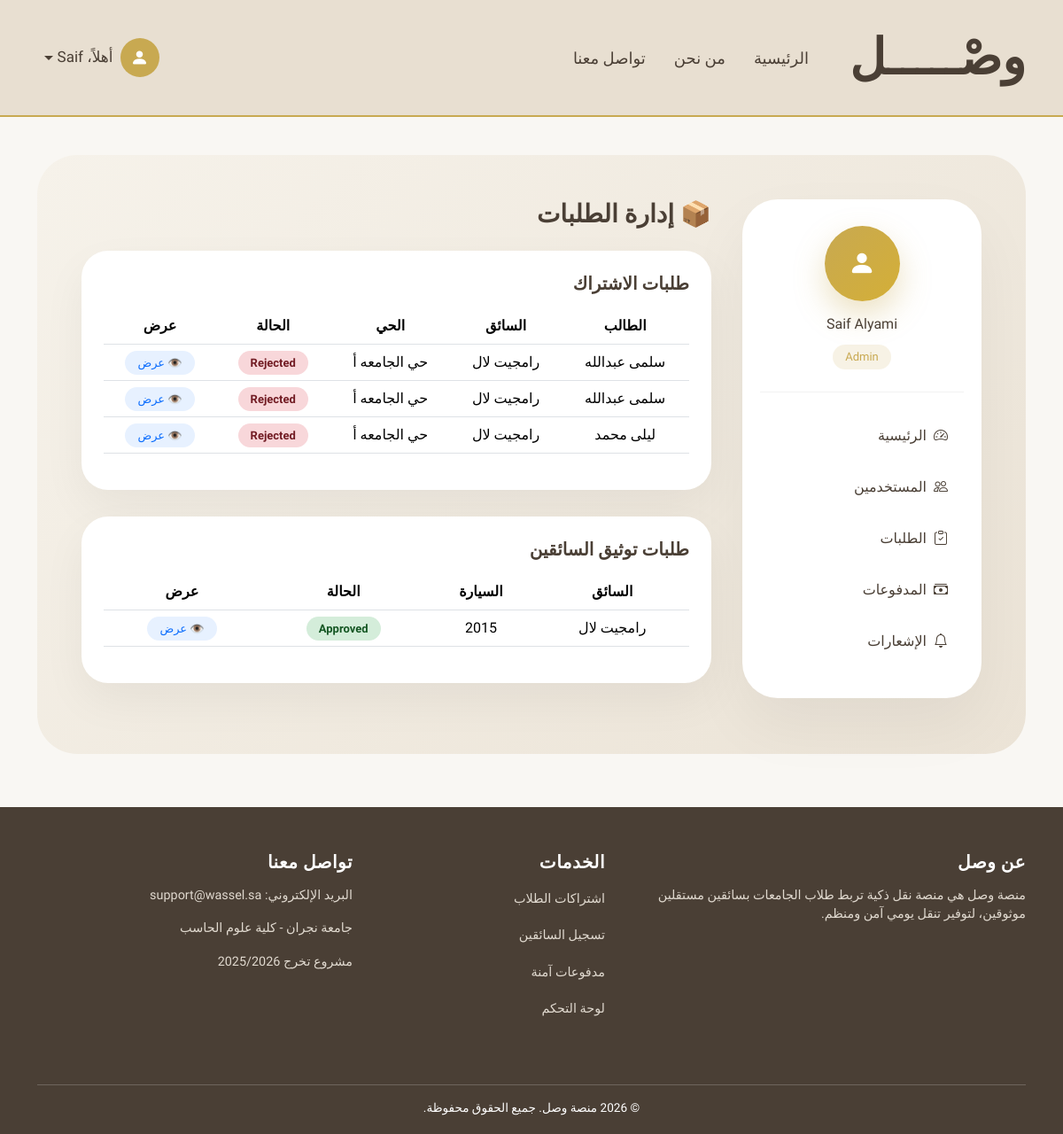
The page /admin-panel/requests/ (signed in) on the database its author committed.
### accounts/models.py (models this page shows, shortened)
class User(AbstractUser):
    username = None  # حذفنا username رسميًا
    ROLE_CHOICES = (
        ('student', 'طالب'),
        ('driver', 'سائق'),
        ('admin', 'مدير'),  # 🔥 الجديد
    )
    STATUS_CHOICES = (
        ('active', 'Active'),
        ('banned', 'Banned'),
    )
    ADMIN_LEVELS = (
        (1, "Super Admin"),
        (2, "Manager"),
    )
    admin_level = models.IntegerField(
        choices=ADMIN_LEVELS,
        null=True,
        blank=True
    )
    email = models.EmailField(unique=True)
    role = models.CharField(
        max_length=20,
        choices=ROLE_CHOICES,
        default='student'
    )
    phone = models.CharField(max_length=20)
    city = models.ForeignKey(
        City,
        on_delete=models.PROTECT,
        related_name="users",
        verbose_name="المدينة"
    )
    status = models.CharField(
        max_length=20,
        choices=STATUS_CHOICES,
        default='active'
    )
    USERNAME_FIELD = "email"
    REQUIRED_FIELDS = ["first_name", "last_name", "phone"]
    objects = CustomUserManager()
    @property
    def full_name(self):
        return f"{self.first_name} {self.last_name}"

### subscriptions/models.py (models this page shows, shortened)
class SubscriptionRequest(models.Model):
    STATUS_CHOICES = (
        ("pending", "Pending"),
        ("approved", "Approved"),
        ("rejected", "Rejected"),
        ("cancelled", "Cancelled"),
    )
    student = models.ForeignKey(
        StudentProfile,
        on_delete=models.CASCADE,
        related_name="subscription_requests"
    )
    subscription = models.ForeignKey(
        Subscription,
        on_delete=models.CASCADE,
        related_name="requests"
    )
    status = models.CharField(
        max_length=20,
        choices=STATUS_CHOICES,
        default="pending"
    )
    request_date = models.DateTimeField(auto_now_add=True)
    decision_date = models.DateTimeField(blank=True, null=True)
    price_snapshot = models.DecimalField(
        max_digits=8,
        decimal_places=2,
        blank=True,
        null=True
    )
    note = models.TextField(blank=True, null=True)
    class Meta:
        constraints = [
            models.UniqueConstraint(
                fields=["student", "subscription"],
                condition=Q(status__in=["pending", "approved"]),
                name="unique_active_subscription_request"
            )
        ]

class Subscription(models.Model):
    DURATION_CHOICES = (
        ("monthly", "شهري"),
        ("semester", "فصلي"),
    )
    STATUS_CHOICES = (
        ("active", "Active"),
        ("inactive", "Inactive"),
        ("full", "Full"),
    )
    driver = models.ForeignKey(
        DriverProfile,
        on_delete=models.CASCADE,
        related_name="subscriptions"
    )
    neighborhood = models.CharField(max_length=200)
    price = models.DecimalField(max_digits=8, decimal_places=2)
    seats = models.PositiveIntegerField()
    available_seats = models.PositiveIntegerField()
    duration = models.CharField(
        max_length=20,
        choices=DURATION_CHOICES
    )
    status = models.CharField(
        max_length=20,
        choices=STATUS_CHOICES,
        default="active"
    )
    start_date = models.DateField()
    end_date = models.DateField()
    notes = models.TextField(blank=True, null=True)
    created_at = models.DateTimeField(auto_now_add=True)

### student/models.py (models this page shows, shortened)
class StudentProfile(models.Model):
    GENDER_CHOICES = (
        ("male", "ذكر"),
        ("female", "أنثى"),
    )
    user = models.OneToOneField(
        settings.AUTH_USER_MODEL,
        on_delete=models.CASCADE,
        related_name="student_profile"
    )
    neighborhood = models.CharField(
        max_length=150
    )
    location_url = models.URLField(
        blank=True,
        null=True
    )
    university_name = models.CharField(
        max_length=150
    )
    gender = models.CharField(
        max_length=10,
        choices=GENDER_CHOICES
    )
    created_at = models.DateTimeField(auto_now_add=True)

### driver/models.py (models this page shows, shortened)
class DriverProfile(models.Model):
    VERIFICATION_STATUS = (
        ("incomplete", "Incomplete"),
        ("pending", "Pending"),
        ("approved", "Approved"),
        ("rejected", "Rejected"),
    )
    user = models.OneToOneField(
        settings.AUTH_USER_MODEL,
        on_delete=models.CASCADE,
        related_name="driver_profile"
    )
    id_document_image = models.ImageField(
        upload_to="driver_docs/%Y/%m/",
        blank=True,
        null=True
    )
    driving_license_image = models.ImageField(
        upload_to="driver_docs/%Y/%m/",
        blank=True,
        null=True
    )
    vehicle_registration_image = models.ImageField(
        upload_to="driver_vehicle/%Y/%m/",
        blank=True,
        null=True
    )
    vehicle_insurance_image = models.ImageField(
        upload_to="driver_vehicle/%Y/%m/",
        blank=True,
        null=True
    )
    vehicle_front_image = models.ImageField(
        upload_to="driver_vehicle/%Y/%m/",
        blank=True,
        null=True
    )
    vehicle_back_image = models.ImageField(
        upload_to="driver_vehicle/%Y/%m/",
        blank=True,
        null=True
    )
    vehicle_side_image = models.ImageField(
        upload_to="driver_vehicle/%Y/%m/",
        blank=True,
        null=True
    )
    vehicle_model = models.CharField(
        max_length=100,
        blank=True,
        null=True
    )
    verification_status = models.CharField(
        max_length=20,
        choices=VERIFICATION_STATUS,
        default="incomplete"
    )
    rejection_reason = models.TextField(
        blank=True,
        null=True
    )
    submitted_at = models.DateTimeField(auto_now_add=True)
    updated_at = models.DateTimeField(auto_now=True)
    reviewed_at = models.DateTimeField(blank=True, null=True)

### admin_panel/decorators.py (the view)
        def wrapper(request, *args, **kwargs):
            if request.user.role != "admin":
                return redirect("main:index")
            if request.user.admin_level not in levels:
                return redirect("main:index")
            return view_func(request, *args, **kwargs)

### admin_panel/templates/admin_panel/requests.html (shortened to what this page needs)
{% extends "admin_panel/admin_base.html" %}
{% block admin_content %}
<h3 class="mb-4 fw-bold">📦 إدارة الطلبات</h3>
<div class="section-card">
<h5 class="mb-3">طلبات الاشتراك</h5>
<table class="table text-center align-middle">
    <thead>
        <tr>
            <th>الطالب</th>
            <th>السائق</th>
            <th>الحي</th>
            <th>الحالة</th>
            <th>عرض</th>
        </tr>
    </thead>
    <tbody>
    {% for req in requests %}
        <tr>
            <td>{{ req.student.user.full_name }}</td>
            <td>{{ req.subscription.driver.user.full_name }}</td>
            <td>{{ req.subscription.neighborhood }}</td>
            <td>
                {% if req.status == "pending" %}
                    <span class="status-badge pending">Pending</span>
                {% elif req.status == "approved" %}
                    <span class="status-badge approved">Approved</span>
                {% else %}
                    <span class="status-badge rejected">Rejected</span>
                {% endif %}
            </td>
            <td>
                <a href="{% url 'admin_panel:request_detail' req.id %}" class="view-btn">
                    👁️ عرض
                </a>
            </td>
        </tr>
    {% endfor %}
    </tbody>
</table>
</div>
<div class="section-card">
<h5 class="mb-3">طلبات توثيق السائقين</h5>
<table class="table text-center align-middle">
    <thead>
        <tr>
            <th>السائق</th>
            <th>السيارة</th>
            <th>الحالة</th>
            <th>عرض</th>
        </tr>
    </thead>
    <tbody>
    {% for d in drivers %}
        <tr>
            <td>{{ d.user.full_name }}</td>
            <td>{{ d.vehicle_model }}</td>
            <td>
                {% if d.verification_status == "pending" %}
                    <span class="status-badge pending">Pending</span>
                {% elif d.verification_status == "approved" %}
                    <span class="status-badge approved">Approved</span>
                {% else %}
                    <span class="status-badge rejected">Rejected</span>
                {% endif %}
            </td>
            <td>
                <a href="{% url 'admin_panel:driver_detail' d.id %}" class="view-btn">
                    👁️ عرض
                </a>
            </td>
        </tr>
    {% endfor %}
    </tbody>
</table>
</div>
{% endblock %}

### admin_panel/templates/admin_panel/admin_base.html (shortened to what this page needs)
{% extends "base.html" %}
{% block content %}
<div class="driver-page-bg">
    <div class="driver-layout">
    <div class="driver-sidebar d-none d-lg-block">
        <div class="driver-profile-box">
            <div class="driver-avatar">
                <i class="bi bi-person-fill"></i>
            </div>
            <h6 class="mt-3 mb-1">{{ user.full_name }}</h6>
            <span class="driver-status">Admin</span>
        </div>
        <a href="{% url 'admin_panel:dashboard' %}" class="driver-link">
            <i class="bi bi-speedometer2 me-2"></i>
            الرئيسية
        </a>
        <a href="{% url 'admin_panel:users' %}" class="driver-link">
            <i class="bi bi-people me-2"></i>
            المستخدمين
        </a>
        <a href="{% url 'admin_panel:requests' %}" class="driver-link">
            <i class="bi bi-clipboard-check me-2"></i>
            الطلبات
        </a>
        <a href="{% url 'admin_panel:payments' %}" class="driver-link">
            <i class="bi bi-cash-stack me-2"></i>
            المدفوعات
        </a>
        <a href="#" class="driver-link">
            <i class="bi bi-bell me-2"></i>
            الإشعارات
        </a>
    </div>
    <div class="driver-content">
        {% block admin_content %}{% endblock %}
    </div>
</div>
</div>
{% endblock %}

### templates/base.html (shortened to what this page needs)
{% load static %}
<!DOCTYPE html>
<html lang="ar" dir="rtl">
<head>
    <link href="https://cdn.jsdelivr.net/npm/bootstrap-icons/font/bootstrap-icons.css" rel="stylesheet">
    <link href="https://cdn.jsdelivr.net/npm/bootstrap@5.3.2/dist/css/bootstrap.rtl.min.css" rel="stylesheet">
</head>
<body>
    <nav class="navbar navbar-expand-lg fixed-top custom-navbar">
        <div class="container">
            <a class="navbar-brand" href="{% url 'main:index' %}">وصْـــــل</a>
            <div class="collapse navbar-collapse" id="navbarNav">
                <ul class="navbar-nav align-items-center me-auto">
                    <li class="nav-item mx-2">
                        <a class="nav-link {% if request.resolver_match.url_name == 'index' %}active-link{% endif %}"
                            href="{% url 'main:index' %}">
                            الرئيسية
                        </a>
                    </li>
                    <li class="nav-item mx-2">
                        <a class="nav-link {% if request.resolver_match.url_name == 'about' %}active-link{% endif %}"
                            href="{% url 'main:about' %}">
                            من نحن
                        </a>
                    </li>
                    <li class="nav-item mx-2">
                        <a class="nav-link {% if request.resolver_match.url_name == 'contact' %}active-link{% endif %}"
                            href="{% url 'main:contact' %}">
                            تواصل معنا
                        </a>
                    </li>
                </ul>
                <ul class="navbar-nav align-items-center">
                    {% if user.is_authenticated %}
                    <li class="nav-item dropdown user-dropdown">
                        <a class="nav-link dropdown-toggle d-flex align-items-center user-trigger" href="#"
                            role="button" data-bs-toggle="dropdown" aria-expanded="false">
                            <div class="user-icon">
                                <i class="bi bi-person-fill"></i>
                            </div>
                            <span class="user-name ms-2">
                                أهلاً، {{ user.first_name }}
                            </span>
                        </a>
                    </li>
                    {% endif %}
                </ul>
            </div>
        </div>
    </nav>
    <main class="container">
                    {% block content %}
                    {% endblock %}
    </main>
    <footer>
        <div class="container">
            <div class="row">
                <div class="col-md-5 mb-4">
                    <h5>عن وصل</h5>
                    <p>
                        منصة وصل هي منصة نقل ذكية تربط طلاب الجامعات
                        بسائقين مستقلين موثوقين، لتوفير تنقل يومي آمن ومنظم.
                    </p>
                </div>
                <div class="col-md-3 mb-4">
                    <h5>الخدمات</h5>
                    <ul class="list-unstyled">
                        <li><a href="#">اشتراكات الطلاب</a></li>
                        <li><a href="#">تسجيل السائقين</a></li>
                        <li><a href="#">مدفوعات آمنة</a></li>
                        <li><a href="#">لوحة التحكم</a></li>
                    </ul>
                </div>
                <div class="col-md-4 mb-4">
                    <h5>تواصل معنا</h5>
                    <p>البريد الإلكتروني: support@wassel.sa</p>
                    <p>جامعة نجران - كلية علوم الحاسب</p>
                    <p>مشروع تخرج 2025/2026</p>
                </div>
            </div>
            <div class="footer-bottom">
                © 2026 منصة وصل. جميع الحقوق محفوظة.
            </div>
        </div>
    </footer>
</body>
</html>

### rows shown on the page
User: first_name "Saif", full_name "Saif Alyami"
SubscriptionRequest: student.user.full_name "سلمى عبدالله", subscription.driver.user.full_name "رامجيت لال", subscription.neighborhood "حي الجامعه أ", status "Rejected"
SubscriptionRequest: student.user.full_name "سلمى عبدالله", subscription.driver.user.full_name "رامجيت لال", subscription.neighborhood "حي الجامعه أ", status "Rejected"
SubscriptionRequest: student.user.full_name "ليلى محمد", subscription.driver.user.full_name "رامجيت لال", subscription.neighborhood "حي الجامعه أ", status "Rejected"
DriverProfile: user.full_name "رامجيت لال", vehicle_model "2015", verification_status "Approved"
